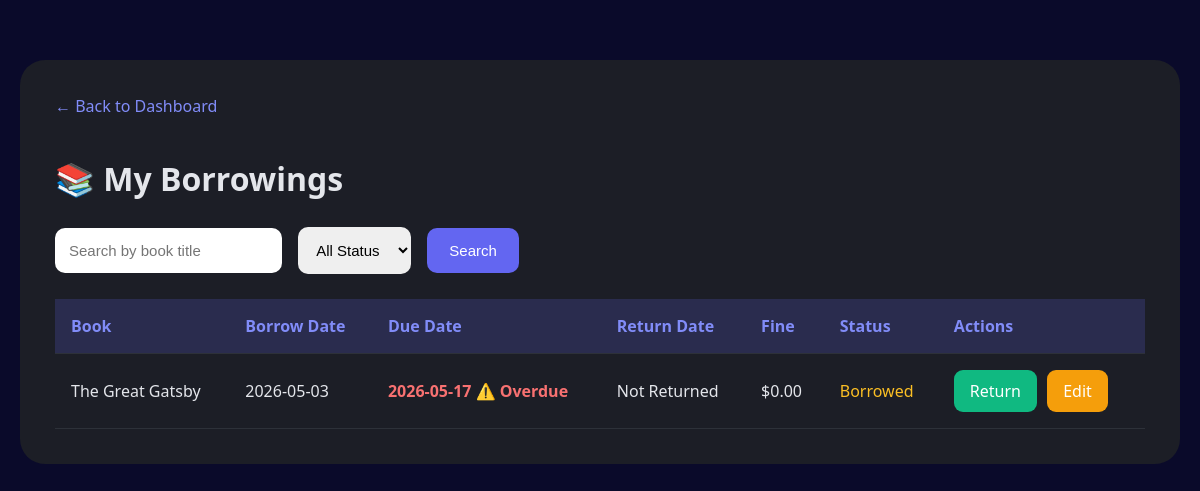
Page /B/my-borrowings.php (signed in) on the earlier database version.
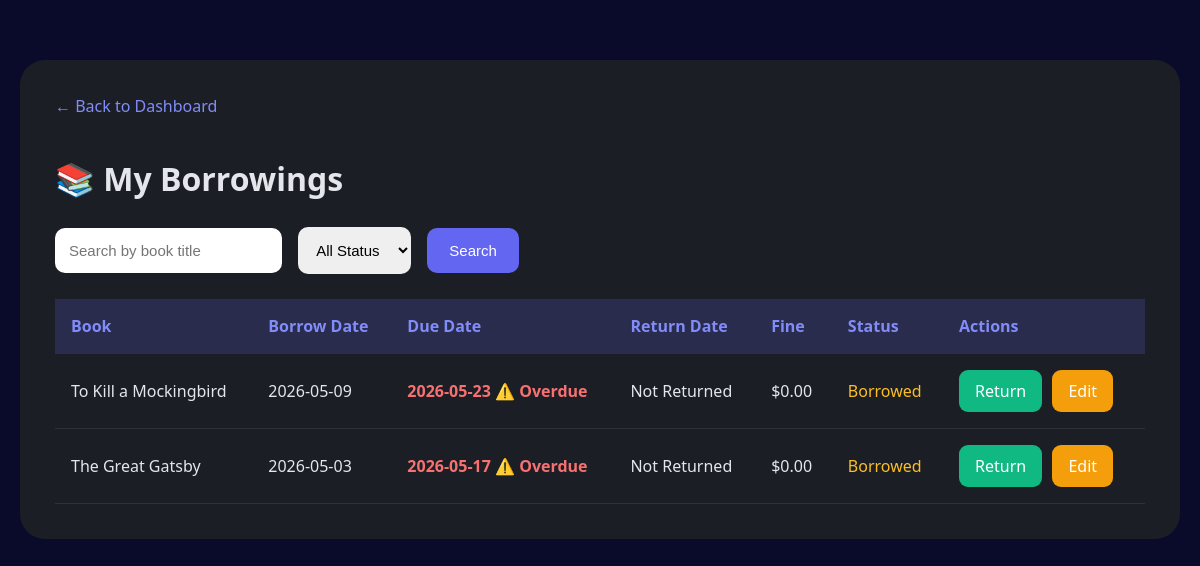
Same page on the later database version.
### tables this page shows
CREATE TABLE `transaction` (
  `transaction_id` int(11) NOT NULL,
  `member_id` int(11) NOT NULL,
  `book_id` int(11) NOT NULL,
  `borrow_date` date NOT NULL,
  `due_date` date NOT NULL,
  `return_date` date DEFAULT NULL,
  `fine_amount` decimal(10,2) DEFAULT 0.00,
  `fine_paid` tinyint(1) DEFAULT 0,
  `status` varchar(20) DEFAULT 'Borrowed'
);

CREATE TABLE `book` (
  `book_id` int(11) NOT NULL,
  `title` varchar(200) NOT NULL,
  `author` varchar(100) NOT NULL,
  `isbn` varchar(13) DEFAULT NULL,
  `genre` varchar(50) DEFAULT NULL,
  `total_copies` int(11) DEFAULT 1,
  `available_copies` int(11) DEFAULT 1,
  `added_date` date DEFAULT curdate()
);

### B/my-borrowings.php (the view, shortened to what this page needs)
<?php
$conn = new mysqli('localhost', 'root', '', 'libtech_db');
$admin_id = intval($_SESSION['admin_id']);
$member_result = $conn->query("
    SELECT member_id
    FROM member
    WHERE admin_id = $admin_id
");
$member = $member_result->fetch_assoc();
$member_id = $member['member_id'] ?? 0;
$search = $_GET['search'] ?? '';
$sql = "
SELECT t.*, b.title
FROM transaction t
JOIN book b ON t.book_id = b.book_id
WHERE t.member_id = $member_id
";
$sql .= " ORDER BY t.borrow_date DESC";
$transactions = $conn->query($sql);
?>
<!DOCTYPE html>
<html lang="en">
<head>
</head>
<body>
<div class="container">
    <a href="../member-dashboard.php">
        ← Back to Dashboard
    </a>
    <h2>📚 My Borrowings</h2>
    <form method="GET">
        <input type="text"
               name="search"
               placeholder="Search by book title"
               value="<?php echo htmlspecialchars($search); ?>">
        <select name="status">
            <option value="">All Status</option>
        </select>
        <button type="submit">Search</button>
    </form>
    <table>
        <thead>
            <tr>
                <th>Book</th>
                <th>Borrow Date</th>
                <th>Due Date</th>
                <th>Return Date</th>
                <th>Fine</th>
                <th>Status</th>
                <th>Actions</th>
            </tr>
        </thead>
        <tbody>
        <?php if($transactions->num_rows > 0): ?>
            <?php while($t = $transactions->fetch_assoc()):
                $overdue = (
                    $t['return_date'] == null &&
                    $t['due_date'] < date('Y-m-d')
                );
            ?>
            <tr>
                <td>
                    <?php echo htmlspecialchars($t['title']); ?>
                </td>
                <td>
                    <?php echo $t['borrow_date']; ?>
                </td>
                <td class="<?php echo $overdue ? 'overdue' : ''; ?>">
                    <?php echo $t['due_date']; ?>
                    <?php if($overdue): ?>
                        ⚠️ Overdue
                    <?php endif; ?>
                </td>
                <td>
                    <?php
                    echo $t['return_date']
                        ? $t['return_date']
                        : 'Not Returned';
                    ?>
                </td>
                <td>
                    $<?php echo number_format($t['fine_amount'], 2); ?>
                </td>
                <td>
                    <span class="<?php echo $t['status'] == 'Returned'
                        ? 'status-returned'
                        : 'status-borrowed'; ?>">
                        <?php echo $t['status']; ?>
                    </span>
                </td>
                <td>
                    <?php if($t['status'] != 'Returned'): ?>
                        <a class="btn btn-return"
                           href="?return=<?php echo $t['transaction_id']; ?>"
                           onclick="return confirm('Return this book?')">
                           Return
                        </a>
                        <a class="btn btn-edit"
                           href="edit-transaction.php?id=<?php echo $t['transaction_id']; ?>">
                           Edit
                        </a>
                    <?php endif; ?>
                </td>
            </tr>
            <?php endwhile; ?>
        <?php endif; ?>
        </tbody>
    </table>
</div>
</body>
</html>

Differences in the rows shown:
added transaction: book.title "To Kill a Mockingbird", borrow_date "2026-05-09", due_date "2026-05-23", shows "⚠️ Overdue", shows "Not Returned", fine_amount "0.00", status "Borrowed"
